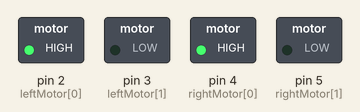
This sketch was run on a simulated Arduino Uno, built with avr-gcc and run on an emulated ATmega328P. On the bench: switched loads named in the sketch (green lamp = pin HIGH).

Above: at 1.5 s.
At 4.5 s:
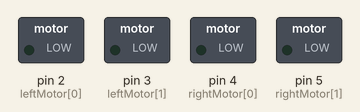
Timing chart, 0 to 7.8 s (numbered marks = the images above):
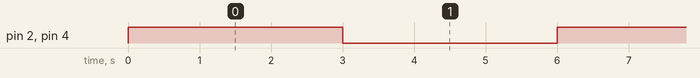

The sketch:

getting_started_with_l293d.ino
```cpp
/*  @Description firmware that controls L293D                               */
/*  @author Aurelio Buarque  (abuarquemf@gmail.com)                                   */
/*  Created on July 11, 2016, 7:37 PM, Seattle-WA, USA                                */

//vector that stores left motor pins
const byte leftMotor[] = {2,3};
//vector that stores right motor pins
const byte rightMotor[] = {4,5};

void setup() {
  //defining motor pins as OUTPUT
  for(int i=0;i<2;i++) {
    pinMode(leftMotor[i], OUTPUT);
    pinMode(rightMotor[i], OUTPUT);
  }
}

/**
 * This function turns the motors on
 *
*/
void wise(){
  digitalWrite(leftMotor[0], HIGH);
  digitalWrite(leftMotor[1], LOW);
  digitalWrite(rightMotor[0], HIGH);
  digitalWrite(rightMotor[1], LOW);
}

/**
 * This function makes motors run to counter wise
 *
*/
void counterWise() {
  digitalWrite(leftMotor[0], LOW);
  digitalWrite(leftMotor[1], HIGH);
  digitalWrite(rightMotor[0], LOW);
  digitalWrite(rightMotor[1], HIGH);
}

/**
 * This function just stop the motors.
 *
*/
void _stop() {
  for(int i=0;i<2;i++) {
    digitalWrite(leftMotor[i], LOW);
    digitalWrite(rightMotor[i], LOW);
  }
}

void loop() {
  //run motors in one wise
  wise();
  //delay 3 seconds
  delay(3000);
  //put them off
  _stop();
  //delay 3 seconds
  delay(3000);
  //turn them againg to another wise
  counterWise();
}
```

Measured:
- by itself, pin 2 (leftMotor[0]), pin 4 (rightMotor[0]): alternates HIGH for 3.0 s and LOW for 3.0 s
- by itself, everything shown: repeats every 6.0 s, in 3 steps
